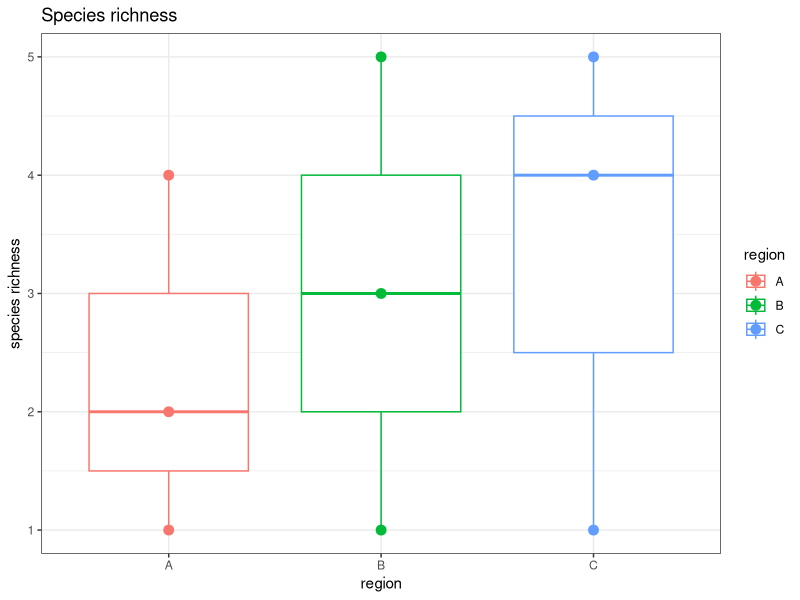
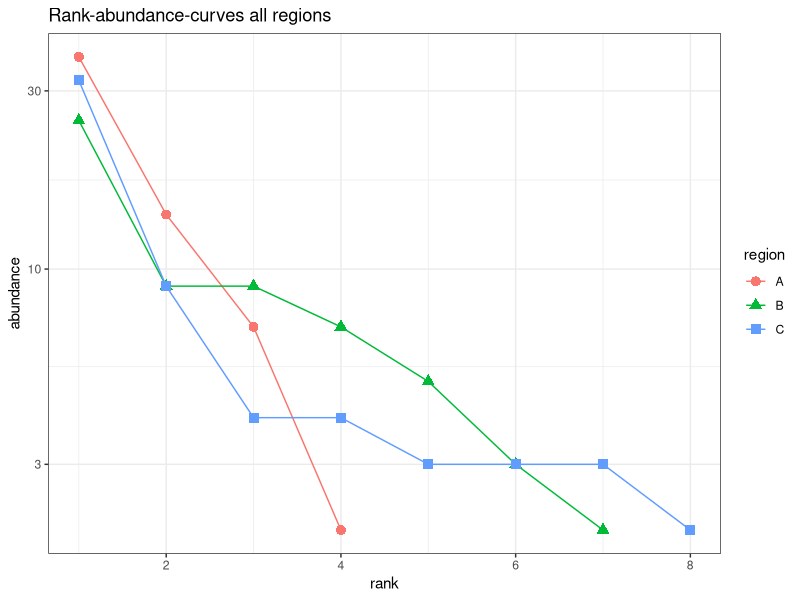

Source code (R) for these figures, in order:
# Set the Environment ####
rm(list = ls()) # Reset R's brain

# Load necessary libraries
library("tidyverse")

# Load from csv file
data <- read_csv("./nuts/nuts_data_raw.csv")

# Check data
head(data)
summary(data)

# Transform raw data to abundance table and wide format
data %>%
  group_by(region, sample) %>%
  summarise(n_ids = n(), .groups = "drop")

data_abund <- data %>% 
  group_by(region, sample, species) %>% 
  summarise(abundance = n(), .groups = "drop")

head(data_abund)

# Convert to wide format
data_wide <- data_abund %>% 
  pivot_wider(names_from = species,
              values_from = abundance,
              values_fill = 0) %>% 
  unite("sample_id", region, sample, remove = T) %>% 
  column_to_rownames("sample_id")

write.csv(data_wide, "./nuts/data_wide_spe.csv")


# Let's explore data!
# Look at species richness

data_regions <- data_abund %>% 
  group_by(region, species) %>% 
  summarise(abundance = sum(abundance))

library(vegan) # vegan = "vegetation analysis"

# How many species per region?
SR_region <- data_regions %>% 
  group_by(region) %>% 
  summarise(SR = specnumber(abundance))

SR_region

# How many species per sample?
SR_sample <- data_abund %>% 
  group_by(region, sample) %>% 
  summarise(SR = specnumber(abundance))
  
SR_sample

# Mean species richness per region
mean_SR_sample <- SR_sample %>%
  summarise(mSR = mean(SR))
  
mean_SR_sample

# Add mean species richness as a variable
SR_all <- SR_region %>% 
  mutate(mSR_sample = mean_SR_sample$mSR)

# Create simple plot
library(ggplot2)

ggplot(SR_sample, aes(x = region, y = SR, colour = region)) +
  geom_boxplot() +
  geom_point(size = 3) +
  labs(
    title = "Species richness",
    y = "species richness"
  ) +
  theme_bw()

?specnumber


# Abundance curves
dat_landscapes_sort <- data_regions |>  
  arrange(region, desc(abundance))

dat_landscapes_sort <- dat_landscapes_sort |> 
  group_by(region) |> 
  mutate(rank = row_number())

ggplot(dat_landscapes_sort, aes(x = rank, y = abundance, color = region, shape = region)) +
  geom_line() +
  geom_point(size = 3) +
  scale_y_log10() +
  ylab("abundance") +
  ggtitle("Rank-abundance-curves all regions") +
  theme_bw()

# End of the script ####

